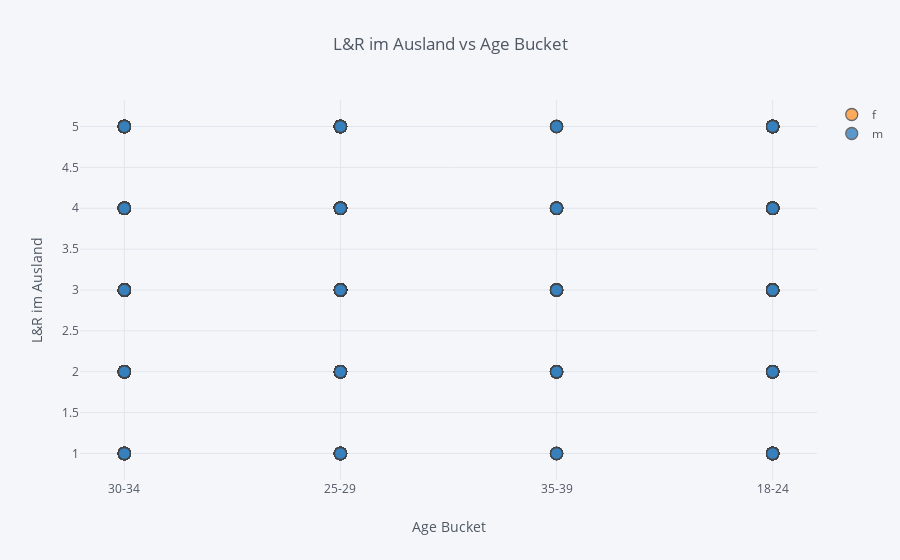

Source (notebook cell):
### Code cell
# Standard plotly imports
import plotly.plotly as py
import plotly.graph_objs as go
from plotly.offline import iplot, init_notebook_mode

# Using plotly + cufflinks in offline mode
import cufflinks
cufflinks.go_offline(connected=True)
init_notebook_mode(connected=True)
merged.iplot(
    x='age_bucket',
    y='Leben und reisen im Ausland(z.B. Auslandskrankenversicherung, Impfempfehlungen)',
    # Specify the category
    categories='gender',
    xTitle='Age Bucket',
    yTitle='L&R im Ausland',
    title='L&R im Ausland vs Age Bucket')

### Figure 1 — Plotly figure (JSON) as saved in the notebook; plotly's stock layout.template omitted (floating-point values rounded to 4 significant figures; data arrays with more than 128 entries replaced by an {"elided": "..."} marker saying what was removed)
{"data": [{"marker": {"color": "rgba(255, 153, 51, 1.0)", "line": {"width": 1.3}, "opacity": 0.8, "size": 12, "symbol": "circle"}, "mode": "markers", "name": "f", "textfont": {"color": "#4D5663"}, "type": "scatter", "uid": "281f5d38-66a5-437f-a688-73fc0646310a", "x": {"elided": "916 str values"}, "y": {"elided": "916 int values"}}, {"marker": {"color": "rgba(55, 128, 191, 1.0)", "line": {"width": 1.3}, "opacity": 0.8, "size": 12, "symbol": "circle"}, "mode": "markers", "name": "m", "textfont": {"color": "#4D5663"}, "type": "scatter", "uid": "1d7f0bd6-49f3-4a10-8ad3-cf6f2829ab30", "x": {"elided": "1732 str values"}, "y": {"elided": "1732 int values"}}, {"marker": {"color": "rgba(50, 171, 96, 1.0)", "line": {"width": 1.3}, "opacity": 0.8, "size": 12, "symbol": "circle"}, "mode": "markers", "name": "nan", "textfont": {"color": "#4D5663"}, "type": "scatter", "uid": "4165948c-eaf2-4251-b478-6e56bde9e62c", "x": [], "y": []}], "layout": {"legend": {"bgcolor": "#F5F6F9", "font": {"color": "#4D5663"}}, "paper_bgcolor": "#F5F6F9", "plot_bgcolor": "#F5F6F9", "title": {"font": {"color": "#4D5663"}, "text": "L&R im Ausland vs Age Bucket"}, "xaxis": {"gridcolor": "#E1E5ED", "showgrid": true, "tickfont": {"color": "#4D5663"}, "title": {"font": {"color": "#4D5663"}, "text": "Age Bucket"}, "zerolinecolor": "#E1E5ED"}, "yaxis": {"gridcolor": "#E1E5ED", "showgrid": true, "tickfont": {"color": "#4D5663"}, "title": {"font": {"color": "#4D5663"}, "text": "L&R im Ausland"}, "zerolinecolor": "#E1E5ED"}}}
